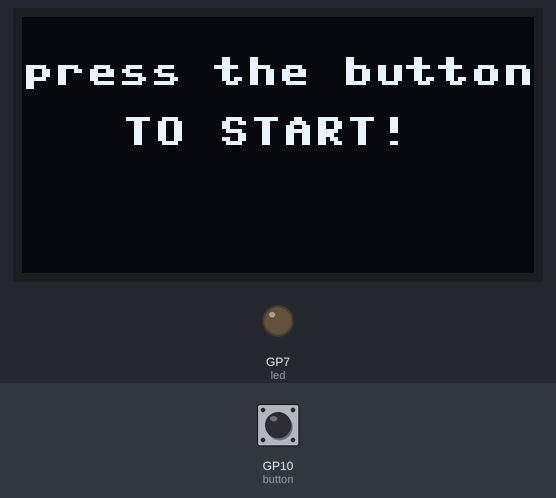
A program run on a simulated Raspberry Pi Pico running MicroPython. Shown: 128×64 one-colour display, output pins drawn as LEDs (lit = HIGH). The test bench sets the inputs (shaded band); at power-on: GP10 (button) LOW. Random numbers come from a fixed seed.

Above: at 1.2 s.
1.3 s: GP10 (button) pulled HIGH for 0.15 s
At 2.5 s:
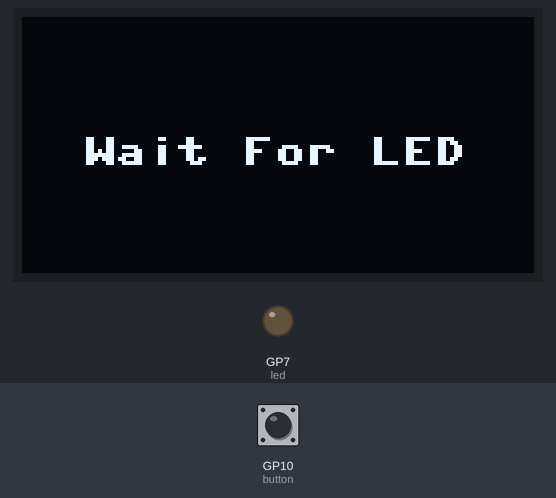
4.3 s: GP10 (button) pulled HIGH for 1 s
At 4.9 s:
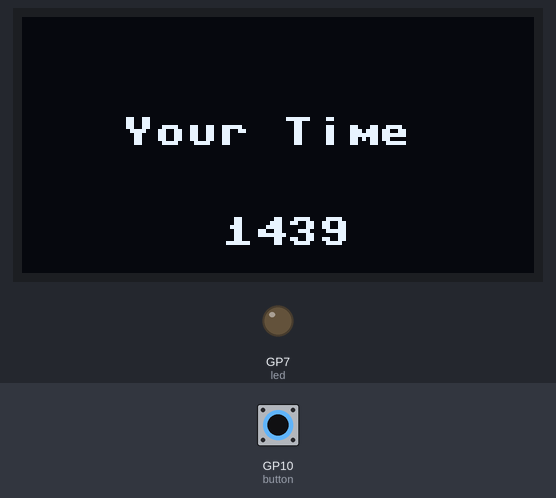
7.3 s: GP10 (button) pulled HIGH for 3.2 s
At 12.5 s:
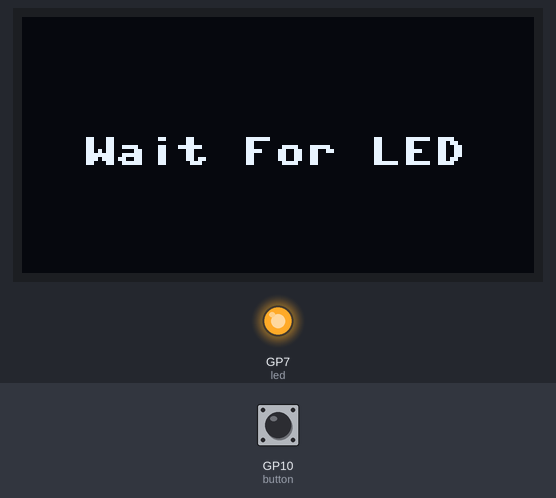
13.2 s: GP10 (button) pulled HIGH for 0.15 s
At 14.0 s:
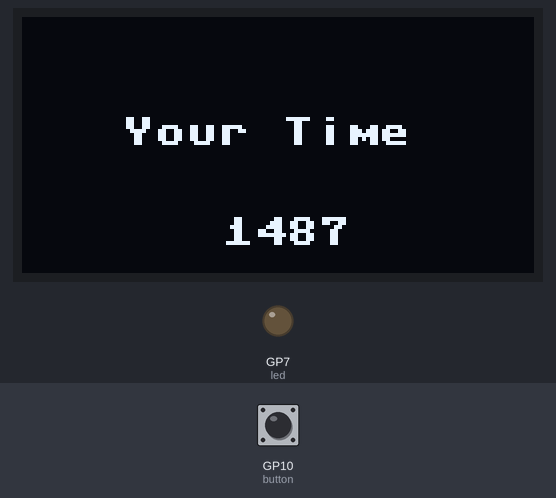
Timing chart, 0 to 16.2 s (numbered marks = the images above; inputs shaded):
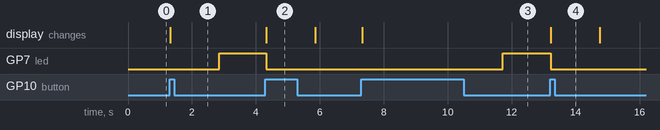

Measured:
- after the input at 1.3 s, GP7 (led): LOW → HIGH after 1.6 s; the display: changes at once (image 1)
- after the input at 4.3 s, GP7 (led): HIGH → LOW at once; the display: changes at once (image 2)
- after the input at 7.3 s, GP7 (led): LOW → HIGH after 4.4 s; the display: changes at once (image 3)
- after the input at 13.2 s, GP7 (led): HIGH → LOW at once; the display: changes at once (image 4)

The program:

show_your_reaction.py
```python
from machine import Pin, I2C,Timer
from picobricks import SSD1306_I2C
import utime
import urandom
#define the library
WIDTH=128
HEIGHT=64
#define the width and height values
sda=machine.Pin(4)
scl=machine.Pin(5)
i2c=machine.I2C(0,sda=sda, scl=scl)
oled= SSD1306_I2C(WIDTH, HEIGHT, i2c)
button = Pin(10,Pin.IN,Pin.PULL_DOWN)
led=Pin(7,Pin.OUT)
#define our input and output pins
while True:
    led.value(0)
    oled.fill(0)
    oled.text("press the button",0,10)
    oled.text("TO START!",25,25)
    oled.show()
    #print "Press the button" and "TO START!" on the OLED screen
    while button.value()==0:
        pass
    oled.fill(0)
    oled.text("Wait For LED",15,30)
    oled.show()
    #write "wait for LED" on the screen when the button is pressed
    utime.sleep(urandom.uniform(1,5))
    led.value(1)
    timer_start=utime.ticks_ms()
    #wait for a rondom second and turn on the led
    while button.value()==0:
        pass
    timer_reaction=utime.ticks_diff(utime.ticks_ms(), timer_start)
    pressed=True
    oled.fill(0)
    oled.text("Your Time",25,25)
    oled.text(str(timer_reaction),50,50)
    oled.show()
    led.value(0)
    utime.sleep(1.5)
    #print the score and "Your Time" to the screen when the button is pressed.
```
